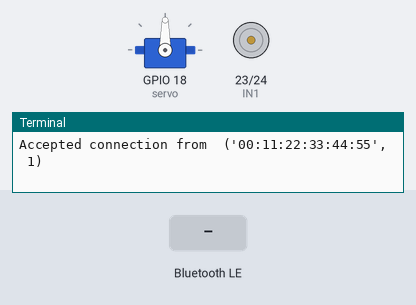
This program was run on a simulated Raspberry Pi (BCM pin numbers). Shown: servo, motor-driver pin pairs drawn as motors (green arrow = first pin HIGH = forward, orange = second pin HIGH = backward, longer = more drive, scaled by the enable pin), the last lines printed to the terminal. The test bench sets the inputs (shaded band). A phone connects over Bluetooth after 1 s; servo angles are drawn from the pulse width (0.5 ms = 0°, 2.5 ms = 180°).

Above: at 2.2 s.
2.3 s: "left" written over Bluetooth
At 2.4 s:
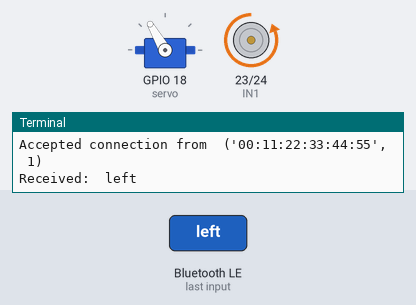
4.0 s: "up" written over Bluetooth
At 4.4 s:
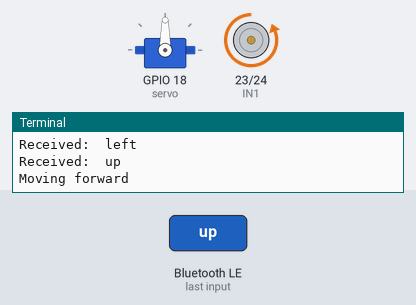
6.0 s: "right" written over Bluetooth
At 6.1 s:
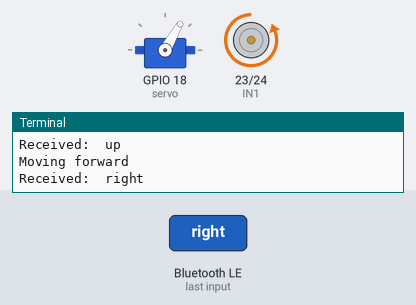
7.7 s: "down" written over Bluetooth
At 8.1 s:
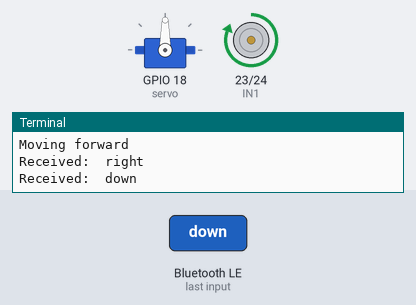
9.7 s: "left" written over Bluetooth
At 10.6 s:
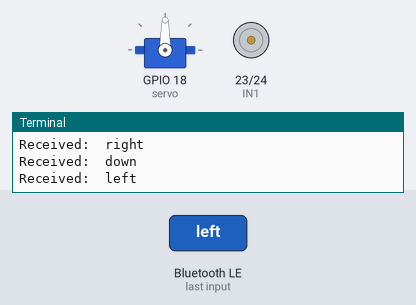
Timing chart, 0 to 12.2 s (numbered marks = the images above; inputs shaded):
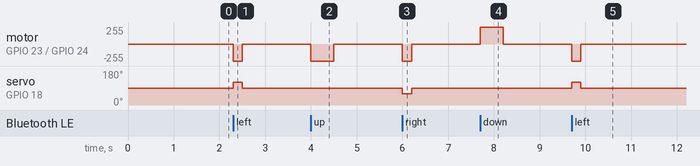

Measured:
- after the input at 2.3 s, motor on GPIO 23 (IN1) / GPIO 24 (IN2): stopped → backward 255/255 at once, → stopped 0.20 s later; servo on GPIO 18 (servo): 90° → 120° at once, → 90° 0.20 s later
- after the input at 4.0 s, motor on GPIO 23 (IN1) / GPIO 24 (IN2): stopped → backward 255/255 at once, → stopped 0.50 s later
- after the input at 6.0 s, motor on GPIO 23 (IN1) / GPIO 24 (IN2): stopped → backward 255/255 at once, → stopped 0.20 s later; servo on GPIO 18 (servo): 90° → 60° at once, → 90° 0.20 s later
- after the input at 7.7 s, motor on GPIO 23 (IN1) / GPIO 24 (IN2): stopped → forward 255/255 at once, → stopped 0.50 s later
- after the input at 9.7 s, motor on GPIO 23 (IN1) / GPIO 24 (IN2): stopped → backward 255/255 at once, → stopped 0.20 s later; servo on GPIO 18 (servo): 90° → 120° at once, → 90° 0.20 s later

The program:

testL298N.py
```python
import RPi.GPIO as GPIO
import time
from gpiozero import AngularServo
import bluetooth

# Set the GPIO mode
GPIO.setmode(GPIO.BCM)

# Define the GPIO pins for the motor control
IN1 = 23  # Pin connected to IN1 on L298N
IN2 = 24  # Pin connected to IN2 on L298N
ENA = 13  # Pin connected to ENA on L298N (PWM for speed control)

myServoPin = 18
SERVO_DELAY_SEC = 0.001

# Set up servo (for steering - bánh trước)
servo = AngularServo(myServoPin, initial_angle=90, min_angle=0, max_angle=180)

# Set up the GPIO pins as output
GPIO.setup(IN1, GPIO.OUT)
GPIO.setup(IN2, GPIO.OUT)
GPIO.setup(ENA, GPIO.OUT)

# Set up PWM on the enable pin for speed control
pwm = GPIO.PWM(ENA, 1000)  # Set PWM frequency to 1kHz
pwm.start(55)  # Start PWM with 0% duty cycle (motor stopped)


server_socket=bluetooth.BluetoothSocket(bluetooth.RFCOMM)              #-----> declaring our bluetooth server socket
port = 1                                                               #-----> a variable to store value of port
server_socket.bind(("",port))                                          #----> bindind port to our sever socket
server_socket.listen(1)                                                #------>make our bluetooth sever to listen for 1 connection at a time
client_socket,address = server_socket.accept()                         #----> accept connection from client and get the address
print ("Accepted connection from ",address)                            #------> print the bluetooth address of the connected client or the device

# Function to rotate the motor in one direction with adjustable speed
def motor_backward(speed):
    GPIO.output(IN1, GPIO.HIGH)
    GPIO.output(IN2, GPIO.LOW)
    pwm.ChangeDutyCycle(speed)  # Set speed (0 to 100%)

# Function to rotate the motor in the opposite direction with adjustable speed
def motor_forward(speed):
    GPIO.output(IN1, GPIO.LOW)
    GPIO.output(IN2, GPIO.HIGH)
    pwm.ChangeDutyCycle(speed)  # Set speed (0 to 100%)

# Function to stop the motor
def motor_stop():
    GPIO.output(IN1, GPIO.LOW)
    GPIO.output(IN2, GPIO.LOW)
    pwm.ChangeDutyCycle(0)  # Set duty cycle to 0 (motor stopped)

# Main loop to test motor speed control
try:
    stoppingFlag = True
    while stoppingFlag:  # ------> run the below functions in loop
        data = client_socket.recv(1024)  # -----> declaring variable "data" as the data received from the client
        data = data.decode('UTF-8')  # -----> the data recieved will be in the form of byes
        print("Received: ", data)  # so we will convert it into strings

        if (data.startswith("up")):
            print("Moving forward")
            motor_forward(100)
            time.sleep(0.5)
            motor_stop()
        elif (data.startswith("left")):  # ----> if the data is L
            servo.angle = 150  # Adjust the servo to turn left (angle can be adjusted based on your setup)
            time.sleep(SERVO_DELAY_SEC)
            motor_forward(100)
            time.sleep(0.2)
            motor_stop()
            servo.angle = 90
            time.sleep(SERVO_DELAY_SEC)
        elif (data.startswith("right")):  # ----> if the data is R
            servo.angle = 30  # Adjust the servo to turn left (angle can be adjusted based on your setup)
            time.sleep(SERVO_DELAY_SEC)
            motor_forward(100)
            time.sleep(0.2)
            motor_stop()
            servo.angle = 90
            time.sleep(SERVO_DELAY_SEC)
        elif (data.startswith("down")):  # ----> if the data is B
            motor_backward(100)
            time.sleep(0.5)
            motor_stop()
        elif (data.startswith("0")):  # ----> if the data is s
            motor_stop()  # then function stop
        elif (data == "stop"):
            stoppingFlag = False
        else:
            print("No signal")
        motor_stop()

except KeyboardInterrupt:
    pwm.stop()
    GPIO.cleanup()
    pass  # Exit the loop on a keyboard interrupt

# Cleanup GPIO after the program ends
pwm.stop()
GPIO.cleanup()
```
